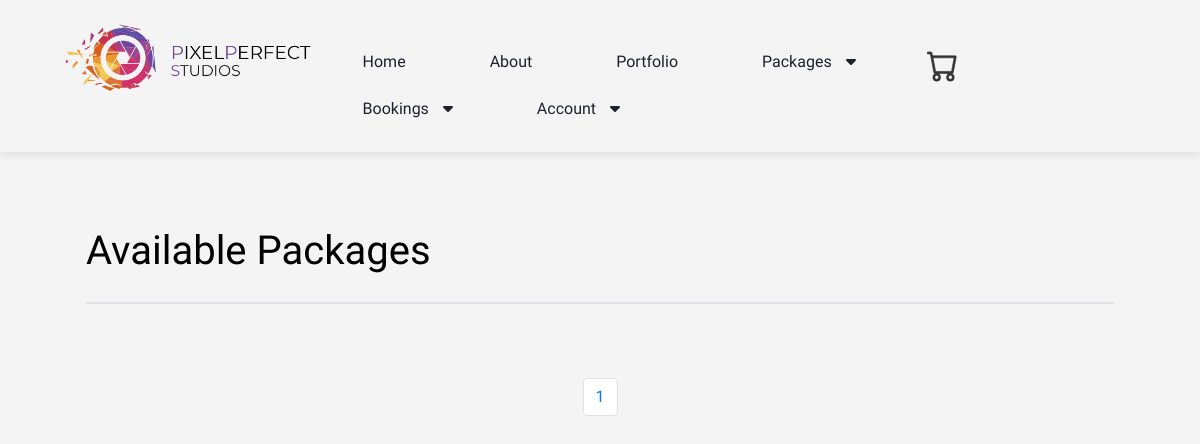
The page /bookings/list_packages on the database as committed earlier.
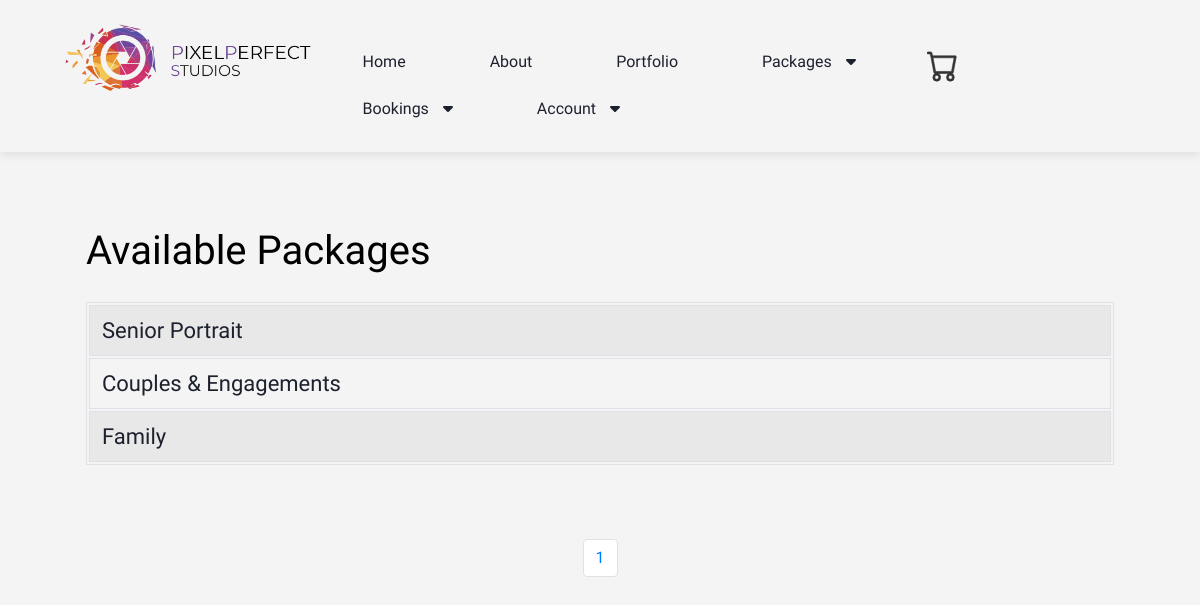
The same page on the database as committed later.
### events/models.py (models this page shows)
class Venue(models.Model):
    name = models.CharField('Venue Name', max_length=120)
    address = models.CharField(max_length=300)
    zip_code = models.CharField('Zip Code', max_length=15)
    phone = models.CharField('Contact Phone', max_length=25, blank=True)
    web = models.URLField('Website Address', blank=True)
    email_address = models.EmailField('Email Address', blank=True)
    owner = models.IntegerField("Venue Owner", blank=False, default=1)
    venue_image = models.ImageField(null=True, blank=True, upload_to="images/")
    def __str__(self):
        return self.name

### events/views.py (the view)
# urls.py: path('list_packages', views.list_venues, name='list-venues'),
def list_venues(request):
    venue_list = Venue.objects.all()
    p = Paginator(Venue.objects.all(), 3)
    page = request.GET.get('page')
    venues = p.get_page(page)
    nums = "a" * venues.paginator.num_pages
    return render(request, 'events/package.html',
                  {'venue_list': venue_list,
                   'venues': venues,
                   'nums': nums}
                  )

### catalog/templates/events/package.html (shortened to what this page needs)
{% extends 'events/base.html' %}
{% block content %}
    <section>
        <h1>Available Packages</h1>
        <br/>
        <table class="table table-striped table-hover table-bordered">
            {% for venue in venues %}
                <tr>
                    <td>
                        <a href="{% url 'show-venue' venue.id %}" class="title" style="font-size: 22px!important;">{{ venue }}</a>
                    </td>
                </tr>
            {% endfor %}
        </table>
    </section>
    <br/></br/>
    <nav aria-label="Page navigation example">
        <ul class="pagination justify-content-center">
            {% for i in nums %}
                <li class="page-item"><a class="page-link" href="?page={{ forloop.counter }}">{{ forloop.counter }}</a>
                </li>
            {% endfor %}
        </ul>
    </nav>
    <br/>
{% endblock %}

### catalog/templates/events/base.html (shortened to what this page needs)
{% load static %}
<!doctype html>
<html lang="en">
<head>
    <link rel="stylesheet" type="text/css" href="{% static 'styles.css' %}">
</head>
<body>
{% include 'header.html' %}
<br/>
<div class="container">
    {% block content %}
    {% endblock %}
</div>
</body>
</html>

### catalog/templates/header.html (shortened to what this page needs)
{% load static %}
<head>
    <link rel="stylesheet" type="text/css" href="{% static 'styles.css' %}">
</head>
<header>
    <a href="{% url 'index' %}" class="logo"><img src="{% static 'index/logo_02.webp' %}"
                                                  style="max-height: 76px;"
                                                  alt="Pixel Perfect Studios Logo"></a>
    <div class="navbar">
        <a href="{% url 'index' %}">Home</a>
        <a href="{% url 'about' %}">About</a>
        <a class="dropdown-item" href="{% url 'custom_gallery_list' %}">Portfolio</a>
        <div class="dropdown">
            <button class="dropbtn" style="cursor: default;">Packages
                <i class="fa fa-caret-down" style="padding-left: 10px;"></i>
            </button>
        </div>
        <div class="dropdown2">
            <button class="dropbtn2" style="cursor: default;">Bookings
                <i class="fa fa-caret-down" style="padding-left: 10px;"></i>
            </button>
        </div>
        <div class="dropdown3">
            <button class="dropbtn3" style="cursor: default;">Account
                <i class="fa fa-caret-down" style="padding-left: 10px;"></i>
            </button>
        </div>
        <ul>
            <li style="position:absolute; top: 24px; right: 156px; list-style-type: none;" class="no-hover">
                <a href="{% url 'view_cart' %}" style="position: relative; top: 0; right: 0;">
                    <button class="round-button" style="--round-button-active-color: #ffd234;"
                            data-translate-value="400%" data-color="orange">
                    </button>
                </a>
            </li>
        </ul>
    </div>
</header>

Rows that differ between the two databases and show on the page:
added Venue: name "Senior Portrait"
added Venue: name "Couples & Engagements"
added Venue: name "Family"
